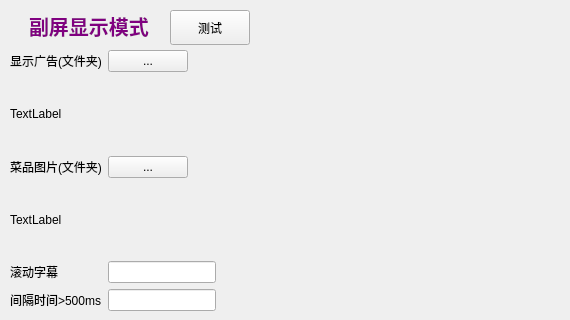
       <widget class="QWidget" name="page">
        <widget class="QCheckBox" name="checkBox_40">
         <property name="geometry">
          <rect>
           <x>10</x>
           <y>10</y>
           <width>181</width>
           <height>31</height>
          </rect>
         </property>
         <property name="styleSheet">
          <string notr="true">
QCheckBox{
background:transparent;
color:purple;
font:bold 15pt;
}</string>
         </property>
         <property name="text">
          <string>副屏显示模式</string>
         </property>
        </widget>
        <widget class="QPushButton" name="pushButton_11">
         <property name="geometry">
          <rect>
           <x>170</x>
           <y>10</y>
           <width>80</width>
           <height>35</height>
          </rect>
         </property>
         <property name="focusPolicy">
          <enum>Qt::NoFocus</enum>
         </property>
         <property name="text">
          <string>测试</string>
         </property>
         <property name="outer_stylesheet" stdset="0">
          <string>pushbutton</string>
         </property>
        </widget>
        <widget class="QWidget" name="layoutWidget">
         <property name="geometry">
          <rect>
           <x>10</x>
           <y>50</y>
           <width>551</width>
           <height>261</height>
          </rect>
         </property>
         <layout class="QGridLayout" name="gridLayout_9">
          <item row="0" column="0">
           <widget class="QLabel" name="label_57">
            <property name="text">
             <string>显示广告(文件夹)</string>
            </property>
           </widget>
          </item>
          <item row="5" column="3">
           <spacer name="horizontalSpacer_5">
            <property name="orientation">
             <enum>Qt::Horizontal</enum>
            </property>
            <property name="sizeHint" stdset="0">
             <size>
              <width>40</width>
              <height>20</height>
             </size>
            </property>
           </spacer>
          </item>
          <item row="0" column="1">
           <widget class="lds_toolbar_button" name="pushButton_5">
            <property name="focusPolicy">
             <enum>Qt::NoFocus</enum>
            </property>
            <property name="text">
             <string>...</string>
            </property>
            <property name="outer_stylesheet" stdset="0">
             <string>pushbutton</string>
            </property>
           </widget>
          </item>
          <item row="4" column="1" colspan="2">
           <widget class="QLineEdit" name="lineEdit_40"/>
          </item>
          <item row="1" column="0" colspan="4">
           <widget class="QLabel" name="lineEdit_13">
            <property name="text">
             <string>TextLabel</string>
            </property>
            <property name="wordWrap">
             <bool>true</bool>
            </property>
           </widget>
          </item>
          <item row="2" column="1">
           <widget class="lds_toolbar_button" name="pushButton_6">
            <property name="focusPolicy">
             <enum>Qt::NoFocus</enum>
            </property>
            <property name="text">
             <string>...</string>
            </property>
            <property name="outer_stylesheet" stdset="0">
             <string>pushbutton</string>
            </property>
           </widget>
          </item>
          <item row="0" column="2" colspan="2">
           <spacer name="horizontalSpacer_2">
            <property name="orientation">
             <enum>Qt::Horizontal</enum>
            </property>
            <property name="sizeHint" stdset="0">
             <size>
              <width>40</width>
              <height>20</height>
             </size>
            </property>
           </spacer>
          </item>
          <item row="2" column="0">
           <widget class="QLabel" name="label_58">
            <property name="text">
             <string>菜品图片(文件夹)</string>
            </property>
           </widget>
          </item>
          <item row="5" column="1" colspan="2">
           <widget class="QLineEdit" name="lineEdit_41"/>
          </item>
          <item row="3" column="0" colspan="4">
           <widget class="QLabel" name="lineEdit_14">
            <property name="text">
             <string>TextLabel</string>
            </property>
            <property name="wordWrap">
             <bool>true</bool>
            </property>
           </widget>
          </item>
          <item row="2" column="2" colspan="2">
           <spacer name="horizontalSpacer_3">
            <property name="orientation">
             <enum>Qt::Horizontal</enum>
            </property>
            <property name="sizeHint" stdset="0">
             <size>
              <width>40</width>
              <height>20</height>
             </size>
            </property>
           </spacer>
          </item>
          <item row="4" column="0">
           <widget class="QLabel" name="label_59">
            <property name="text">
             <string>滚动字幕</string>
            </property>
           </widget>
          </item>
          <item row="4" column="3">
           <spacer name="horizontalSpacer_4">
            <property name="orientation">
             <enum>Qt::Horizontal</enum>
            </property>
            <property name="sizeHint" stdset="0">
             <size>
              <width>40</width>
              <height>20</height>
             </size>
            </property>
           </spacer>
          </item>
          <item row="5" column="0">
           <widget class="QLabel" name="label_60">
            <property name="text">
             <string>间隔时间&gt;500ms</string>
            </property>
           </widget>
          </item>
         </layout>
        </widget>
       </widget>
